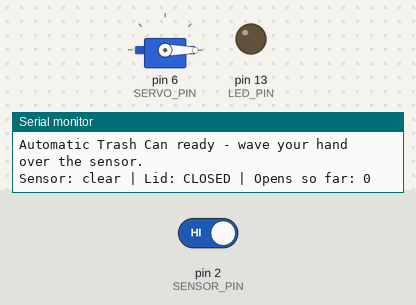
Recording of a sketch running on a simulated Arduino Uno, built with avr-gcc and run on an emulated ATmega328P. Parts: servo, output pins drawn as LEDs (lit = HIGH), the last lines printed to the serial monitor. The inputs (shaded band) are chosen by the test bench; at power-on: pin 2 (SENSOR_PIN) HIGH.

Above: at 1.2 s.
1.3 s: pin 2 (SENSOR_PIN) driven LOW
At 2.1 s:
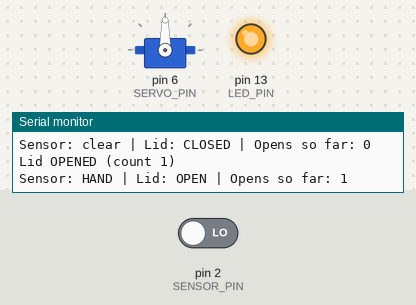
2.8 s: pin 2 (SENSOR_PIN) driven HIGH
At 6.9 s:
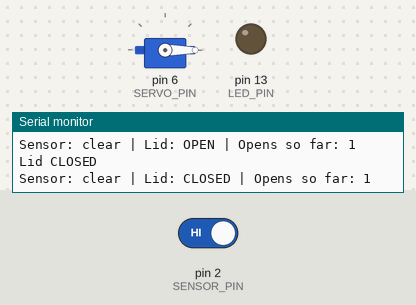
Timing chart, 0 to 8.4 s (numbered marks = the images above; inputs shaded):
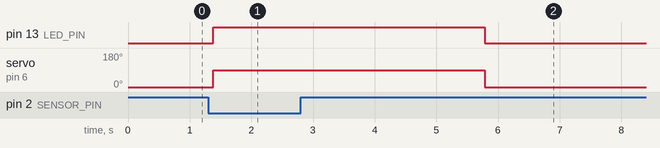

The sketch:

Automatic-Trash-Can.ino
```cpp
// 076 - Automatic Trash Can
// Wave your hand in front of an IR obstacle sensor and the servo lifts the
// lid of a model trash can for 3 seconds, while an LED shows it is open.
// Board: Arduino Uno
// Wiring:
//   FC-51 IR obstacle sensor: OUT -> pin 2, VCC -> 5V, GND -> GND
//   Servo signal -> pin 6 (power the servo from 5V, common GND)
//   LED (open indicator) -> pin 13 through 220 ohm resistor (or the built-in LED)
//
// Libraries: Servo (built-in with the Arduino IDE)

#include <Servo.h>  // Built-in Arduino library for RC servo motors

// ---------------- Pin constants ----------------
const int SENSOR_PIN = 2;  // FC-51 obstacle sensor output
const int SERVO_PIN = 6;   // Lid servo
const int LED_PIN = 13;    // "Lid open" indicator LED

// ---------------- Behaviour constants ----------------
// Most FC-51 modules pull the OUT pin LOW when something is in front of them,
// but some boards are inverted. Change this one constant if your module
// reports the opposite way.
const bool OBSTACLE_ACTIVE_LOW = true;

const unsigned long LID_OPEN_MS = 3000;   // Lid stays open for 3 seconds
const unsigned long SENSOR_CONFIRM_MS = 80;  // Hand must be seen this long (noise filter)

// ---------------- Servo positions ----------------
const int LID_CLOSED_ANGLE = 0;
const int LID_OPEN_ANGLE = 90;

// ---------------- State variables ----------------
Servo lidServo;
bool lidIsOpen = false;
unsigned long obstacleSinceMs = 0;   // When the hand was first seen (0 = not seen)
unsigned long lidOpenedAtMs = 0;     // When the lid was opened
int openCount = 0;                   // How many times the lid has opened
bool sensorStable = false;           // Debounced sensor state

// Convert a raw sensor reading into "is something in front of the sensor?"
bool obstacleDetected() {
  int raw = digitalRead(SENSOR_PIN);
  return OBSTACLE_ACTIVE_LOW ? (raw == LOW) : (raw == HIGH);
}

void openLid() {
  lidServo.write(LID_OPEN_ANGLE);
  lidIsOpen = true;
  digitalWrite(LED_PIN, HIGH);  // Indicator LED on
  openCount++;
  lidOpenedAtMs = millis();

  Serial.print("Lid OPENED (count ");
  Serial.print(openCount);
  Serial.println(")");
}

void closeLid() {
  lidServo.write(LID_CLOSED_ANGLE);
  lidIsOpen = false;
  digitalWrite(LED_PIN, LOW);   // Indicator LED off
  Serial.println("Lid CLOSED");
}

void setup() {
  pinMode(SENSOR_PIN, INPUT);
  pinMode(LED_PIN, OUTPUT);

  lidServo.attach(SERVO_PIN);
  lidServo.write(LID_CLOSED_ANGLE);  // Start with the lid closed
  digitalWrite(LED_PIN, LOW);

  Serial.begin(9600);
  Serial.println("Automatic Trash Can ready - wave your hand over the sensor.");
}

void loop() {
  bool handSeen = obstacleDetected();
  unsigned long now = millis();

  // ----- 1. Confirm the hand is really there (80 ms noise filter) -----
  if (handSeen && !sensorStable) {
    // Wait until the hand has been visible continuously for SENSOR_CONFIRM_MS
    if (obstacleSinceMs == 0) {
      obstacleSinceMs = now;
    } else if (now - obstacleSinceMs >= SENSOR_CONFIRM_MS) {
      sensorStable = true;
    }
  } else if (!handSeen) {
    obstacleSinceMs = 0;   // Hand removed before confirmation - start over
    sensorStable = false;
  }

  // ----- 2. Open the lid while the hand is present -----
  if (sensorStable && !lidIsOpen) {
    openLid();
  }

  // ----- 3. Close the lid LID_OPEN_MS after the hand disappears -----
  if (lidIsOpen && !sensorStable) {
    if (now - lidOpenedAtMs >= LID_OPEN_MS) {
      closeLid();
    }
  }

  // ----- 4. Keep-alive: if the hand stays there, hold the lid open -----
  if (lidIsOpen && sensorStable) {
    lidOpenedAtMs = now;  // Reset the 3 second timer while the hand is present
  }

  // ----- 5. Status line every second -----
  static unsigned long lastPrintMs = 0;
  if (now - lastPrintMs >= 1000) {
    lastPrintMs = now;
    Serial.print("Sensor: ");
    Serial.print(handSeen ? "HAND" : "clear");
    Serial.print(" | Lid: ");
    Serial.print(lidIsOpen ? "OPEN" : "CLOSED");
    Serial.print(" | Opens so far: ");
    Serial.println(openCount);
  }

  delay(20);  // Small delay keeps the loop steady
}
```

Measured:
- after the input at 1.3 s, pin 13 (LED_PIN): LOW → HIGH after 0.08 s; servo on pin 6 (SERVO_PIN): 0° → 90° after 0.08 s
- after the input at 2.8 s, pin 13 (LED_PIN): HIGH → LOW after 3.0 s; servo on pin 6 (SERVO_PIN): 90° → 0° after 3.0 s
